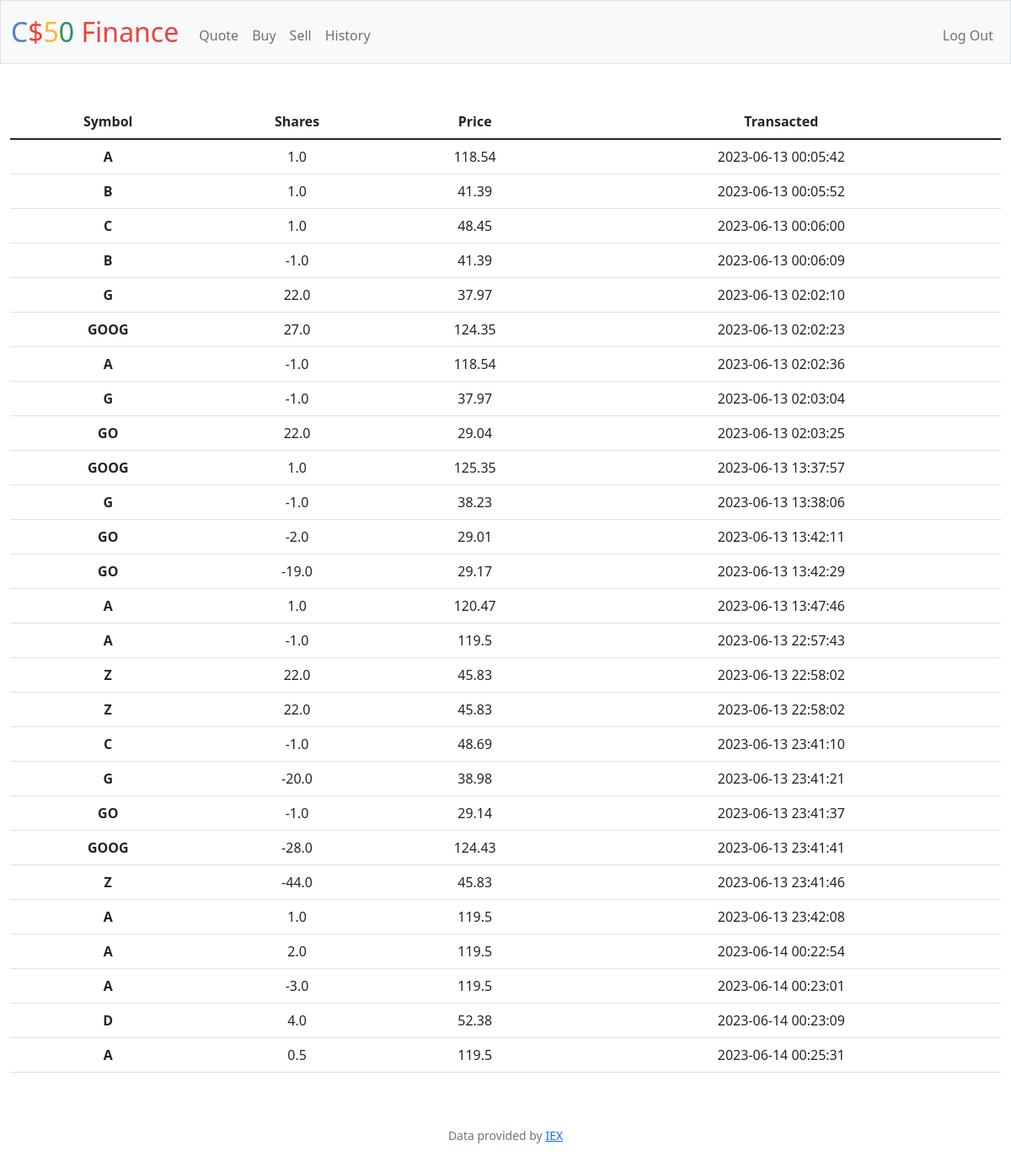
The app's page /history (signed in) with its own data.
### tables this page shows
CREATE TABLE transactions(
id integer PRIMARY KEY AUTOINCREMENT,
user_id integer not null,
ticker varchar(8) not null,
price real not null,
shares real not null,
timestamp DATETIME DEFAULT CURRENT_TIMESTAMP,
FOREIGN KEY (user_id) REFERENCES users(id)
);

### app.py (the view)
@app.route("/history")
@login_required
def history():
    id = session["user_id"]
    rows = db.execute("SELECT ticker, shares, price, timestamp FROM transactions WHERE user_id = ?", id)
    if rows:
        return render_template("history.html", rows=rows)
    else:
        return apology("no history to show yet", 400)

### app.py (called while the page is built)
@app.after_request
def after_request(response):
    response.headers["Cache-Control"] = "no-cache, no-store, must-revalidate"
    response.headers["Expires"] = 0
    response.headers["Pragma"] = "no-cache"
    return response

### helpers.py (called while the page is built)
def login_required(f):
    @wraps(f)
    def decorated_function(*args, **kwargs):
        if session.get("user_id") is None:
            return redirect("/login")
        return f(*args, **kwargs)
    return decorated_function

### templates/history.html (shortened to what this page needs)
{% extends "layout.html" %}
{% block main %}
<table class="table table-hover">
    <thead>
      <tr>
        <th scope="col">Symbol</th>
        <th scope="col">Shares</th>
        <th scope="col">Price</th>
        <th scope="col">Transacted</th>
      </tr>
    </thead>
    <tbody>
      {% for row in rows %}
      <tr>
          <th scope="row"> {{ row.ticker }} </th>
          <td> {{ row.shares }} </td>
          <td> {{ row.price }} </td>
          <td> {{ row.timestamp }} </td>
      </tr>
      {% endfor %}
    </tbody>
</table>
{% endblock %}

### templates/layout.html (shortened to what this page needs)
<!DOCTYPE html>
<html lang="en">
    <head>
        <link href="https://cdn.jsdelivr.net/npm/bootstrap@5.1.3/dist/css/bootstrap.min.css" rel="stylesheet">
        <link href="/static/styles.css" rel="stylesheet">
    </head>
    <body>
        <nav class="bg-light border navbar navbar-expand-md navbar-light">
            <div class="container-fluid">
                <a class="navbar-brand" href="/"><span class="blue">C</span><span class="red">$</span><span class="yellow">5</span><span class="green">0</span> <span class="red">Finance</span></a>
                <div class="collapse navbar-collapse" id="navbar">
                    {% if session["user_id"] %}
                        <ul class="navbar-nav me-auto mt-2">
                            <li class="nav-item"><a class="nav-link" href="/quote">Quote</a></li>
                            <li class="nav-item"><a class="nav-link" href="/buy">Buy</a></li>
                            <li class="nav-item"><a class="nav-link" href="/sell">Sell</a></li>
                            <li class="nav-item"><a class="nav-link" href="/history">History</a></li>
                        </ul>
                        <ul class="navbar-nav ms-auto mt-2">
                            <li class="nav-item"><a class="nav-link" href="/logout">Log Out</a></li>
                        </ul>
                    {% else %}
                        <ul class="navbar-nav ms-auto mt-2">
                            <li class="nav-item"><a class="nav-link" href="/register">Register</a></li>
                            <li class="nav-item"><a class="nav-link" href="/login">Log In</a></li>
                        </ul>
                    {% endif %}
                </div>
            </div>
        </nav>
        <main class="container-fluid py-5 text-center">
            {% block main %}{% endblock %}
        </main>
        <footer class="mb-5 small text-center text-muted">
            Data provided by <a href="https://iexcloud.io/">IEX</a>
        </footer>
    </body>
</html>

### static/styles.css (style rules this page uses)
nav .navbar-brand { font-size: xx-large; }
nav .navbar-brand .blue { color: #537fbe; }
nav .navbar-brand .red { color: #ea433b; }
nav .navbar-brand .yellow { color: #f5b82e; }
nav .navbar-brand .green { color: #2e944b; }

### records on screen
transactions: ticker "A", shares "1.0", price "118.54", timestamp "2023-06-13 00:05:42"
transactions: ticker "B", shares "1.0", price "41.39", timestamp "2023-06-13 00:05:52"
transactions: ticker "C", shares "1.0", price "48.45", timestamp "2023-06-13 00:06:00"
transactions: ticker "B", shares "-1.0", price "41.39", timestamp "2023-06-13 00:06:09"
transactions: ticker "G", shares "22.0", price "37.97", timestamp "2023-06-13 02:02:10"
transactions: ticker "GOOG", shares "27.0", price "124.35", timestamp "2023-06-13 02:02:23"
transactions: ticker "A", shares "-1.0", price "118.54", timestamp "2023-06-13 02:02:36"
transactions: ticker "G", shares "-1.0", price "37.97", timestamp "2023-06-13 02:03:04"
transactions: ticker "GO", shares "22.0", price "29.04", timestamp "2023-06-13 02:03:25"
transactions: ticker "GOOG", shares "1.0", price "125.35", timestamp "2023-06-13 13:37:57"
transactions: ticker "G", shares "-1.0", price "38.23", timestamp "2023-06-13 13:38:06"
transactions: ticker "GO", shares "-2.0", price "29.01", timestamp "2023-06-13 13:42:11"
transactions: ticker "GO", shares "-19.0", price "29.17", timestamp "2023-06-13 13:42:29"
transactions: ticker "A", shares "1.0", price "120.47", timestamp "2023-06-13 13:47:46"
transactions: ticker "A", shares "-1.0", price "119.5", timestamp "2023-06-13 22:57:43"
transactions: ticker "Z", shares "22.0", price "45.83", timestamp "2023-06-13 22:58:02"
transactions: ticker "Z", shares "22.0", price "45.83", timestamp "2023-06-13 22:58:02"
transactions: ticker "C", shares "-1.0", price "48.69", timestamp "2023-06-13 23:41:10"
transactions: ticker "G", shares "-20.0", price "38.98", timestamp "2023-06-13 23:41:21"
transactions: ticker "GO", shares "-1.0", price "29.14", timestamp "2023-06-13 23:41:37"
transactions: ticker "GOOG", shares "-28.0", price "124.43", timestamp "2023-06-13 23:41:41"
transactions: ticker "Z", shares "-44.0", price "45.83", timestamp "2023-06-13 23:41:46"
transactions: ticker "A", shares "1.0", price "119.5", timestamp "2023-06-13 23:42:08"
transactions: ticker "A", shares "2.0", price "119.5", timestamp "2023-06-14 00:22:54"
transactions: ticker "A", shares "-3.0", price "119.5", timestamp "2023-06-14 00:23:01"
transactions: ticker "D", shares "4.0", price "52.38", timestamp "2023-06-14 00:23:09"
transactions: ticker "A", shares "0.5", price "119.5", timestamp "2023-06-14 00:25:31"
